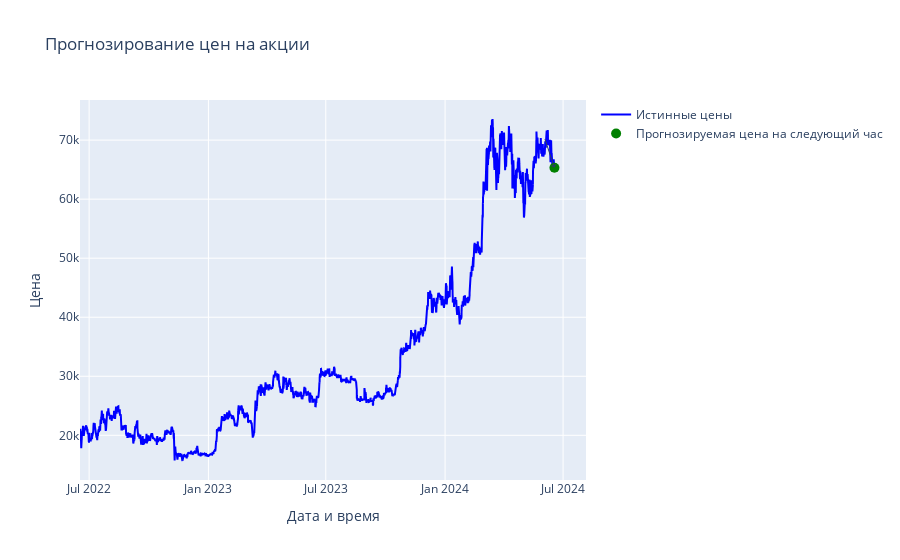

Notebook code cell kept with this figure:
### Code cell
# Создание интерактивного графика
fig = go.Figure()

fig.add_trace(go.Scatter(x=data['time'], y=data['close'], mode='lines', name='Истинные цены', line=dict(color='blue')))
fig.add_trace(go.Scatter(x=[data['time'].iloc[-1] + pd.Timedelta(hours=1)], y=[predicted_price], mode='markers', name='Прогнозируемая цена на следующий час', marker=dict(color='green', size=10)))

# Добавление аннотации с сигналом
fig.add_annotation(
    x=data['time'].iloc[-1] + pd.Timedelta(hours=1),
    y=predicted_price,
    text=signal,
    showarrow=True,
    arrowhead=1
)

# Добавление улучшенных меток времени при наведении курсора
fig.update_layout(
    title='Прогнозирование цен на акции',
    xaxis_title='Дата и время',
    yaxis_title='Цена',
    hovermode='x unified'
)

fig.update_traces(
    hovertemplate='%{x|%Y-%m-%d %H:%M:%S}<br>Цена: %{y:.2f}'
)

fig.show()

### Figure 1 — Plotly figure (JSON) as saved in the notebook; plotly's stock layout.template omitted (floating-point values rounded to 4 significant figures; data arrays with more than 128 entries replaced by an {"elided": "..."} marker saying what was removed)
{"data": [{"hovertemplate": "%{x|%Y-%m-%d %H:%M:%S}<br>Цена: %{y:.2f}", "line": {"color": "blue"}, "mode": "lines", "name": "Истинные цены", "type": "scatter", "x": {"elided": "17562 str values"}, "y": {"elided": "17562 float values"}}, {"hovertemplate": "%{x|%Y-%m-%d %H:%M:%S}<br>Цена: %{y:.2f}", "marker": {"color": "green", "size": 10}, "mode": "markers", "name": "Прогнозируемая цена на следующий час", "type": "scatter", "x": ["2024-06-17T17:00:00"], "y": [65330.0]}], "layout": {"annotations": [{"arrowhead": 1, "showarrow": true, "text": "", "x": "2024-06-17T17:00:00", "y": 65330.0}], "hovermode": "x unified", "title": {"text": "Прогнозирование цен на акции"}, "xaxis": {"title": {"text": "Дата и время"}}, "yaxis": {"title": {"text": "Цена"}}}}
